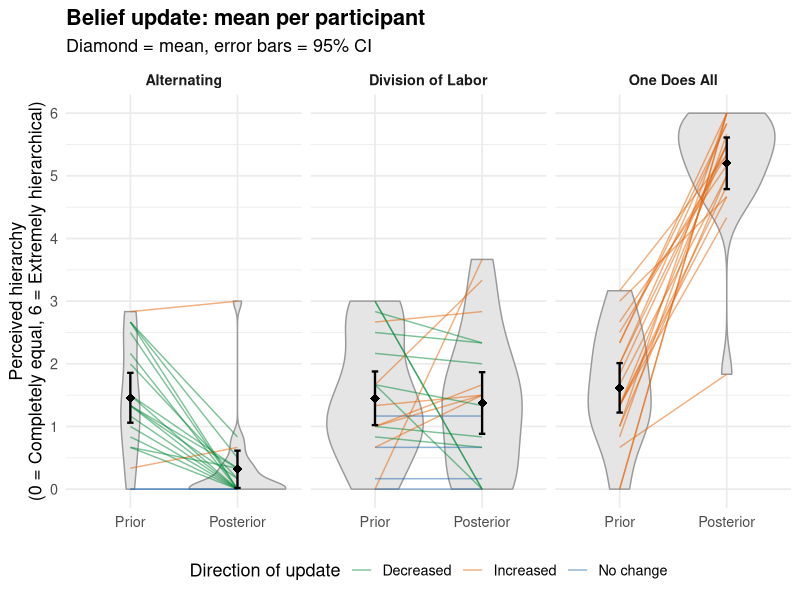
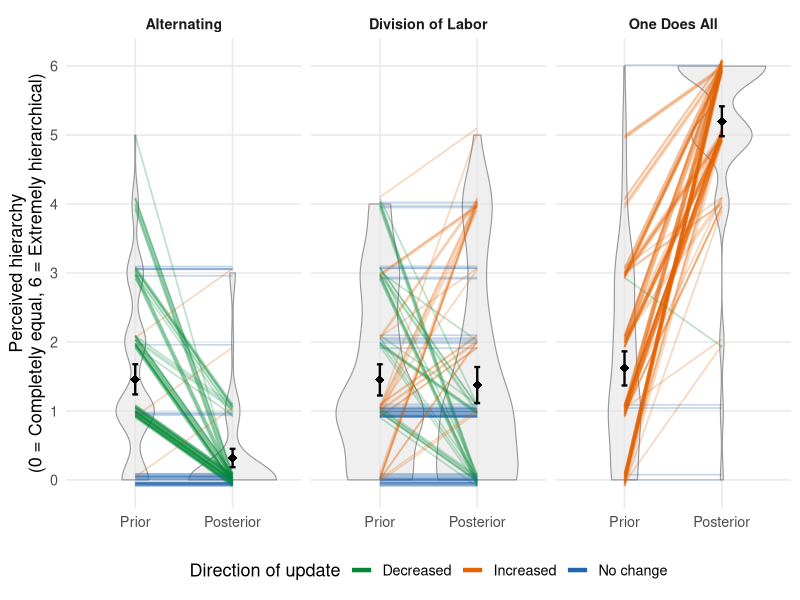
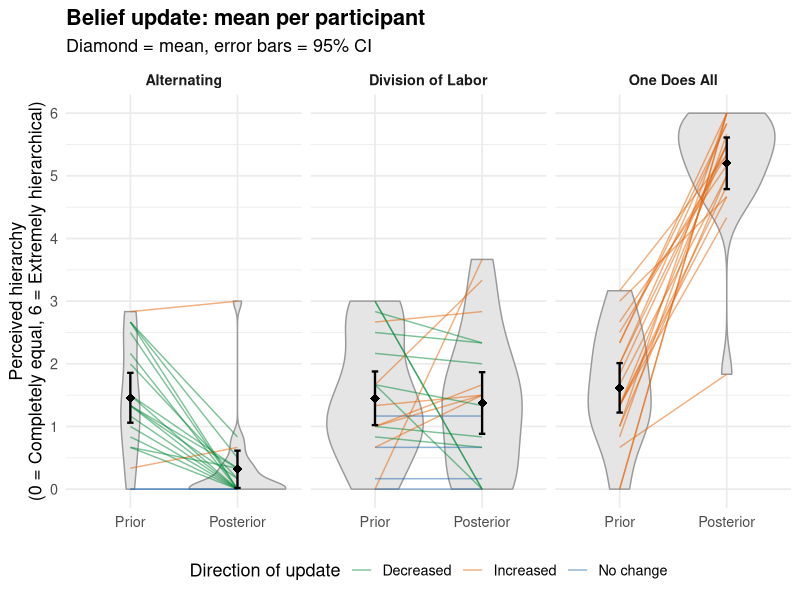
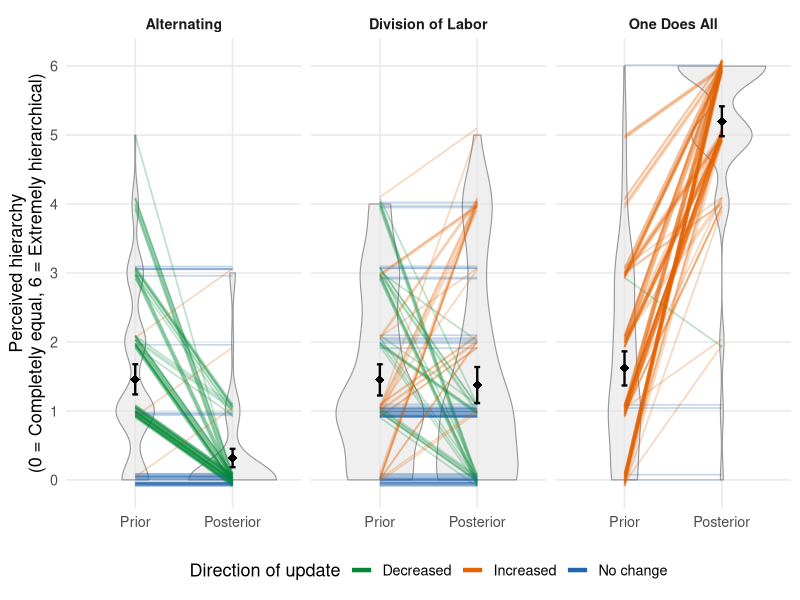

Here is the R script that generated these plots, in order:
# Equal cost gender
# Prior vs. posterior ratings of perceived hierarchy across work conditions
library(tidyverse)

df <- read_csv(here::here("equal_cost_gender", "data", "mit_exp2a_raw_data.csv"))

#get ratings
ratings <- df %>%
  filter(response_type == "response") %>%
  mutate(rating = as.numeric(str_extract(response, "\\d+(?=\\})"))) %>%
  select(anon_id, scenario_label, category, work_condition,
         gender_condition, stage, rating)

nrow(ratings)
summary(ratings$rating)

#attention checks (Participant 10 passed the attention check, but not the memory check, I decided to keep them for the analysis)
attention <- df %>%
  filter(response_type == "exit_survey") %>%
  select(anon_id, attention_fails, memory_correct_count, attention_passed)

attention
table(attention$attention_passed)

ratings_clean <- ratings
n_distinct(ratings_clean$anon_id)

#Calculate belief update (posterior - prior)
belief_update <- ratings_clean %>%
  pivot_wider(names_from = stage, values_from = rating) %>%
  mutate(update = posterior - prior)

head(belief_update)
nrow(belief_update)
table(belief_update$scenario_label, belief_update$work_condition)

#Participant means and condition means
#average each participant's ratings within each condition, then average those participant means within each condition.
participant_means <- belief_update %>%
  group_by(anon_id, work_condition) %>%
  summarise(prior     = mean(prior),
            posterior = mean(posterior),
            update    = mean(update),
            .groups   = "drop")

condition_means <- participant_means %>%
  group_by(work_condition) %>%
  summarise(mean_prior     = mean(prior),
            mean_posterior = mean(posterior),
            mean_update    = mean(update),
            se_update      = sd(update) / sqrt(n()),
            n              = n())

condition_means

#Plot labels
condition_labels <- c(both_alternate    = "Alternating",
                      division_of_labor = "Division of Labor",
                      one_does_all      = "One Does All")

direction_colors <- c("Increased" = "#e66101",
                      "Decreased" = "#008837",
                      "No change" = "#2166ac")

# Plot 1: Participant means plot. Each line represents one participant's average rating within one condition (prior -> posterior). Diamond = condition mean, error bars = 95% CI across participants.
plot_data <- participant_means %>%
  mutate(direction = case_when(posterior > prior ~ "Increased",
                               posterior < prior ~ "Decreased",
                               TRUE              ~ "No change")) %>%
  pivot_longer(c(prior, posterior), names_to = "stage", values_to = "rating") %>%
  mutate(stage = factor(stage, levels = c("prior", "posterior"),
                        labels = c("Prior", "Posterior")))

plot_summary <- plot_data %>%
  group_by(work_condition, stage) %>%
  summarise(mean = mean(rating),
            se   = sd(rating) / sqrt(n()),
            .groups = "drop")

participant_plot <- ggplot(plot_data, aes(x = stage, y = rating)) +
  geom_violin(fill = "grey90", color = "grey60") +
  geom_line(aes(group = anon_id, color = direction), alpha = 0.5) +
  geom_errorbar(data = plot_summary,
                aes(y = mean, ymin = mean - 1.96 * se, ymax = mean + 1.96 * se),
                width = 0.06, linewidth = 0.8) +
  geom_point(data = plot_summary, aes(y = mean), shape = 18, size = 3) +
  facet_wrap(~ work_condition, labeller = labeller(work_condition = condition_labels)) +
  scale_color_manual(values = direction_colors) +
  scale_y_continuous(breaks = 0:6) +
  labs(x = NULL,
       y = "Perceived hierarchy\n(0 = Completely equal, 6 = Extremely hierarchical)",
       title = "Belief update: mean per participant",
       subtitle = "Diamond = mean, error bars = 95% CI",
       color = "Direction of update") +
  theme_minimal(base_size = 13) +
  theme(plot.title = element_text(face = "bold"),
        strip.text = element_text(face = "bold"),
        legend.position = "bottom")

participant_plot

#Plot 2:individual ratings plot. Each line = one single rating (one participant x one scenario), prior -> posterior, jittered so overlapping lines are visible (about 120 lines per condition). Diamond = condition mean, error bars = 95% CI across ratings.

set.seed(1) # make the jitter reproducible

trial_lines <- belief_update %>%
  mutate(jit = runif(n(), -0.1, 0.1),
         direction = case_when(update > 0 ~ "Increased",
                               update < 0 ~ "Decreased",
                               TRUE       ~ "No change")) %>%
  pivot_longer(c(prior, posterior), names_to = "stage", values_to = "rating") %>%
  mutate(stage_num  = if_else(stage == "prior", 0, 1),
         rating_jit = rating + jit)

trial_summary <- trial_lines %>%
  group_by(work_condition, stage_num) %>%
  summarise(mean = mean(rating),
            se   = sd(rating) / sqrt(n()),
            .groups = "drop")

individual_ratings_plot <- ggplot(trial_lines, aes(x = stage_num)) +
  geom_violin(aes(y = rating, group = stage_num),
              fill = "grey90", alpha = 0.6, color = "grey60", linewidth = 0.4) +
  geom_line(aes(y = rating_jit, group = interaction(anon_id, scenario_label),
                color = direction),
            alpha = 0.25, linewidth = 0.6) +
  geom_errorbar(data = trial_summary,
                aes(ymin = mean - 1.96 * se, ymax = mean + 1.96 * se),
                width = 0.06, linewidth = 0.8) +
  geom_point(data = trial_summary, aes(y = mean), shape = 18, size = 3) +
  facet_wrap(~ work_condition, labeller = labeller(work_condition = condition_labels)) +
  scale_color_manual(values = direction_colors) +
  scale_x_continuous(breaks = c(0, 1), labels = c("Prior", "Posterior"),
                     limits = c(-0.6, 1.6)) +
  scale_y_continuous(breaks = 0:6) +
  labs(x = NULL,
       y = "Perceived hierarchy\n(0 = Completely equal, 6 = Extremely hierarchical)",
       color = "Direction of update") +
  theme_minimal(base_size = 13) +
  theme(panel.grid.minor = element_blank(),
        strip.text = element_text(face = "bold"),
        legend.position = "bottom") +
  guides(color = guide_legend(override.aes = list(alpha = 1, linewidth = 1.5)))

individual_ratings_plot


#Save both plots into equal_cost_gender/figures

fig_dir <- here::here("equal_cost_gender", "figures")
dir.create(fig_dir, showWarnings = FALSE)

plots <- list(
  participant_means_plot  = participant_plot,  # Plot 1
  individual_ratings_plot = individual_ratings_plot  # Plot 2
)

for (name in names(plots)) {
  ggsave(file.path(fig_dir, paste0(name, ".png")),
         plots[[name]], width = 9, height = 6, dpi = 300, bg = "white")
}

list.files(fig_dir)
